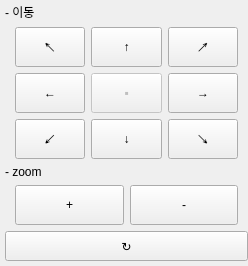
<?xml version="1.0" encoding="UTF-8"?>
<ui version="4.0">
 <class>Widget</class>
 <widget class="QWidget" name="Widget">
  <property name="geometry">
   <rect>
    <x>0</x>
    <y>0</y>
    <width>248</width>
    <height>259</height>
   </rect>
  </property>
  <property name="windowTitle">
   <string>Form</string>
  </property>
  <layout class="QVBoxLayout" name="verticalLayout">
   <property name="leftMargin">
    <number>5</number>
   </property>
   <property name="topMargin">
    <number>3</number>
   </property>
   <property name="rightMargin">
    <number>0</number>
   </property>
   <property name="bottomMargin">
    <number>5</number>
   </property>
   <item>
    <widget class="QLabel" name="label_pan_tilt_control">
     <property name="focusPolicy">
      <enum>Qt::FocusPolicy::TabFocus</enum>
     </property>
     <property name="toolTipDuration">
      <number>-1</number>
     </property>
     <property name="text">
      <string>- 이동</string>
     </property>
    </widget>
   </item>
   <item>
    <layout class="QGridLayout" name="gridLayout">
     <property name="leftMargin">
      <number>10</number>
     </property>
     <property name="rightMargin">
      <number>10</number>
     </property>
     <item row="0" column="0">
      <widget class="QPushButton" name="button_up_left">
       <property name="minimumSize">
        <size>
         <width>40</width>
         <height>40</height>
        </size>
       </property>
       <property name="text">
        <string>↖</string>
       </property>
      </widget>
     </item>
     <item row="0" column="1">
      <widget class="QPushButton" name="button_up">
       <property name="minimumSize">
        <size>
         <width>40</width>
         <height>40</height>
        </size>
       </property>
       <property name="text">
        <string>↑</string>
       </property>
      </widget>
     </item>
     <item row="0" column="2">
      <widget class="QPushButton" name="button_up_right">
       <property name="minimumSize">
        <size>
         <width>40</width>
         <height>40</height>
        </size>
       </property>
       <property name="text">
        <string>↗</string>
       </property>
      </widget>
     </item>
     <item row="1" column="0">
      <widget class="QPushButton" name="button_left">
       <property name="minimumSize">
        <size>
         <width>40</width>
         <height>40</height>
        </size>
       </property>
       <property name="text">
        <string>←</string>
       </property>
      </widget>
     </item>
     <item row="1" column="1">
      <widget class="QPushButton" name="button_center">
       <property name="enabled">
        <bool>false</bool>
       </property>
       <property name="minimumSize">
        <size>
         <width>40</width>
         <height>40</height>
        </size>
       </property>
       <property name="text">
        <string>▪</string>
       </property>
      </widget>
     </item>
     <item row="1" column="2">
      <widget class="QPushButton" name="button_right">
       <property name="minimumSize">
        <size>
         <width>40</width>
         <height>40</height>
        </size>
       </property>
       <property name="text">
        <string>→</string>
       </property>
      </widget>
     </item>
     <item row="2" column="0">
      <widget class="QPushButton" name="button_down_left">
       <property name="minimumSize">
        <size>
         <width>40</width>
         <height>40</height>
        </size>
       </property>
       <property name="text">
        <string>↙</string>
       </property>
      </widget>
     </item>
     <item row="2" column="1">
      <widget class="QPushButton" name="button_down">
       <property name="minimumSize">
        <size>
         <width>40</width>
         <height>40</height>
        </size>
       </property>
       <property name="text">
        <string>↓</string>
       </property>
      </widget>
     </item>
     <item row="2" column="2">
      <widget class="QPushButton" name="button_down_right">
       <property name="minimumSize">
        <size>
         <width>40</width>
         <height>40</height>
        </size>
       </property>
       <property name="text">
        <string>↘</string>
       </property>
      </widget>
     </item>
    </layout>
   </item>
   <item>
    <widget class="QLabel" name="label_zoom_control">
     <property name="text">
      <string>- zoom</string>
     </property>
    </widget>
   </item>
   <item>
    <layout class="QHBoxLayout" name="horizontalLayout_2">
     <property name="leftMargin">
      <number>10</number>
     </property>
     <property name="rightMargin">
      <number>10</number>
     </property>
     <item>
      <widget class="QPushButton" name="button_zoom_in">
       <property name="minimumSize">
        <size>
         <width>40</width>
         <height>40</height>
        </size>
       </property>
       <property name="text">
        <string>+</string>
       </property>
      </widget>
     </item>
     <item>
      <widget class="QPushButton" name="button_zoom_out">
       <property name="minimumSize">
        <size>
         <width>40</width>
         <height>40</height>
        </size>
       </property>
       <property name="text">
        <string>-</string>
       </property>
      </widget>
     </item>
    </layout>
   </item>
   <item>
    <widget class="QPushButton" name="button_ptz_reset">
     <property name="minimumSize">
      <size>
       <width>0</width>
       <height>30</height>
      </size>
     </property>
     <property name="toolTip">
      <string>이동 초기화</string>
     </property>
     <property name="text">
      <string>↻</string>
     </property>
    </widget>
   </item>
  </layout>
 </widget>
 <resources/>
 <connections/>
</ui>
